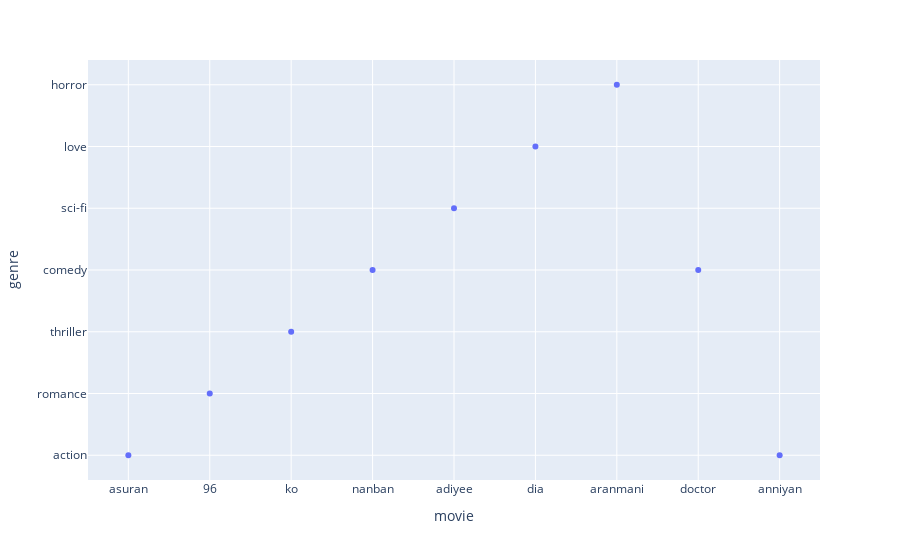

The notebook cell this image was saved under:
### Code cell
#importing the required modules
import pandas as pd
import plotly.express

#reading the csv dataset through pandas
dataset=pd.read_csv("movies.csv")

#plotting our scatter plot
graph=plotly.express.scatter(dataset,x="movie",y="genre")

#displaying the plot created
graph.show()

### Figure 1 — Plotly figure (JSON) as saved in the notebook; plotly's stock layout.template omitted (floating-point values rounded to 4 significant figures)
{"data": [{"hovertemplate": "movie=%{x}<br>genre=%{y}<extra></extra>", "legendgroup": "", "marker": {"color": "#636efa", "symbol": "circle"}, "mode": "markers", "name": "", "orientation": "v", "showlegend": false, "type": "scatter", "x": ["asuran", "96", "ko", "nanban", "adiyee", "dia", "aranmani", "doctor", "anniyan"], "xaxis": "x", "y": ["action", "romance", "thriller", "comedy", "sci-fi", "love", "horror", "comedy", "action"], "yaxis": "y"}], "layout": {"legend": {"tracegroupgap": 0}, "margin": {"t": 60}, "xaxis": {"anchor": "y", "domain": [0, 1], "title": {"text": "movie"}}, "yaxis": {"anchor": "x", "domain": [0, 1], "title": {"text": "genre"}}}}
